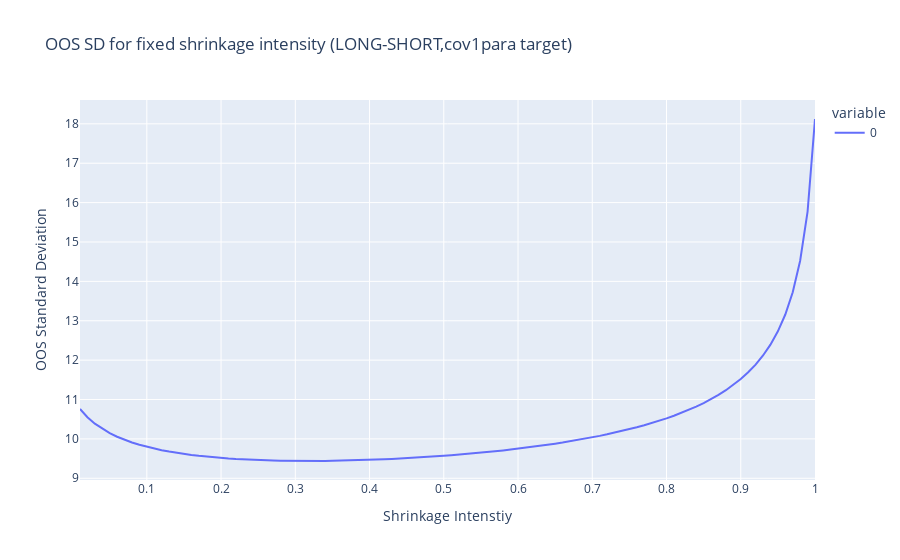

Notebook code cell kept with this figure:
### Code cell
px.line(
    (pd.read_pickle(rf"H:\all\RL_Shrinkage_2024\ONE_YR\preprocessing\training_dfs\PF{PF_SIZE}\fixed_shrkges_rawres_cov1Para_p{PF_SIZE}.pickle")).iloc[:,1:].std() * np.sqrt(252)*100, 
    title="OOS SD for fixed shrinkage intensity (LONG-SHORT,cov1para target)", 
    labels={'index': 'Shrinkage Intenstiy', 'value':'OOS Standard Deviation'}
        )

### Figure 1 — Plotly figure (JSON) as saved in the notebook; plotly's stock layout.template omitted (floating-point values rounded to 4 significant figures)
{"data": [{"hovertemplate": "variable=0<br>Shrinkage Intenstiy=%{x}<br>OOS Standard Deviation=%{y}<extra></extra>", "legendgroup": "0", "line": {"color": "#636efa", "dash": "solid"}, "marker": {"symbol": "circle"}, "mode": "lines", "name": "0", "orientation": "v", "showlegend": true, "type": "scatter", "x": [0.01, 0.02, 0.03, 0.04, 0.05, 0.06, 0.07, 0.08, 0.09, 0.1, 0.11, 0.12, 0.13, 0.14, 0.15, 0.16, 0.17, 0.18, 0.19, 0.2, 0.21, 0.22, 0.23, 0.24, 0.25, 0.26, 0.27, 0.28, 0.29, 0.3, 0.31, 0.32, 0.33, 0.34, 0.35, 0.36, 0.37, 0.38, 0.39, 0.4, 0.41, 0.42, 0.43, 0.44, 0.45, 0.46, 0.47, 0.48, 0.49, 0.5, 0.51, 0.52, 0.53, 0.54, 0.55, 0.56, 0.57, 0.58, 0.59, 0.6, 0.61, 0.62, 0.63, 0.64, 0.65, 0.66, 0.67, 0.68, 0.69, 0.7, 0.71, 0.72, 0.73, 0.74, 0.75, 0.76, 0.77, 0.78, 0.79, 0.8, 0.81, 0.82, 0.83, 0.84, 0.85, 0.86, 0.87, 0.88, 0.89, 0.9, 0.91, 0.92, 0.93, 0.94, 0.95, 0.96, 0.97, 0.98, 0.99, 1], "xaxis": "x", "y": [10.76, 10.55, 10.39, 10.25, 10.15, 10.05, 9.977, 9.909, 9.85, 9.799, 9.753, 9.713, 9.677, 9.646, 9.617, 9.592, 9.569, 9.549, 9.531, 9.516, 9.502, 9.489, 9.479, 9.47, 9.462, 9.455, 9.45, 9.446, 9.442, 9.44, 9.439, 9.439, 9.439, 9.441, 9.443, 9.446, 9.45, 9.455, 9.461, 9.467, 9.474, 9.481, 9.49, 9.499, 9.509, 9.52, 9.531, 9.543, 9.556, 9.569, 9.584, 9.599, 9.615, 9.631, 9.649, 9.667, 9.687, 9.707, 9.728, 9.75, 9.774, 9.798, 9.823, 9.85, 9.878, 9.907, 9.938, 9.97, 10.0, 10.04, 10.08, 10.12, 10.16, 10.2, 10.25, 10.3, 10.35, 10.4, 10.46, 10.52, 10.59, 10.66, 10.74, 10.82, 10.91, 11.01, 11.12, 11.24, 11.37, 11.52, 11.69, 11.89, 12.12, 12.39, 12.73, 13.16, 13.72, 14.52, 15.77, 18.12], "yaxis": "y"}], "layout": {"legend": {"title": {"text": "variable"}, "tracegroupgap": 0}, "title": {"text": "OOS SD for fixed shrinkage intensity (LONG-SHORT,cov1para target)"}, "xaxis": {"anchor": "y", "domain": [0, 1], "title": {"text": "Shrinkage Intenstiy"}}, "yaxis": {"anchor": "x", "domain": [0, 1], "title": {"text": "OOS Standard Deviation"}}}}
